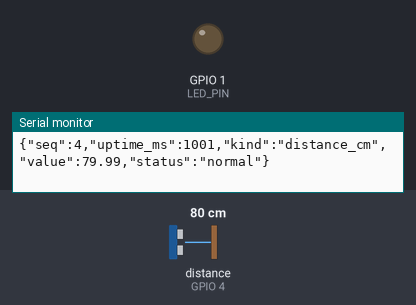
This sketch was run on a simulated Seeed XIAO ESP32-S3. Shown: output pins drawn as LEDs (lit = HIGH), the last lines printed to the serial monitor. Wiring (inferred from the names in the program): ultrasonic range finder: trigger GPIO 3; echo GPIO 4. Inputs (shaded band) come from the test bench; at power-on: distance to the obstacle (sensor on GPIO 4) 80 cm. The echo pulse lasts 58.3 µs per cm; pins used as bus, display or sensor lines are not drawn.

Above: at 1.2 s.
1.3 s: distance to the obstacle (sensor on GPIO 4) set to 23 cm
2.8 s: distance to the obstacle (sensor on GPIO 4) set to 19 cm
At 3.3 s:
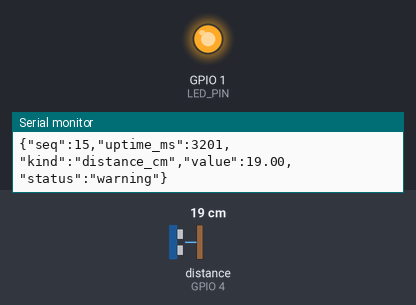
4.3 s: distance to the obstacle (sensor on GPIO 4) set to 22 cm
5.8 s: distance to the obstacle (sensor on GPIO 4) set to 26 cm
At 6.9 s:
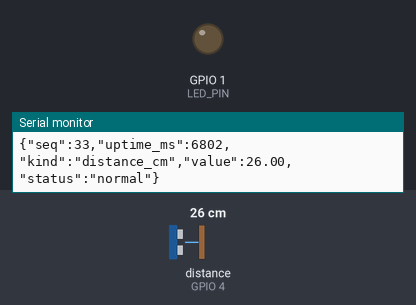
7.3 s: distance to the obstacle (sensor on GPIO 4) set to 2 cm
At 8.1 s:
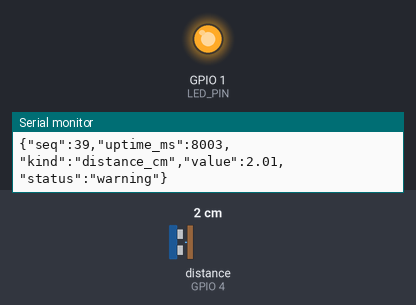
Timing chart, 0 to 9.9 s (numbered marks = the images above; inputs shaded):
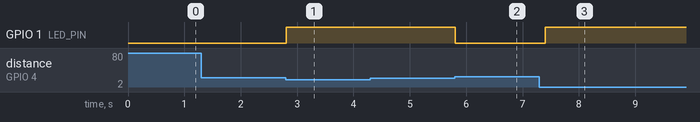

The sketch:

02_distance.ino
```cpp
// XIAO ESP32-S3 전용 예제입니다. UNO 핀 번호와 섞지 않습니다.
// HC-SR04 VCC→5V, GND→GND, TRIG→D2.
// ECHO→상단1k옴→D3 접점→하단2k옴→GND로 분압합니다.
// ECHO 5V를 XIAO GPIO에 바로 연결하지 않습니다.
const int LED_PIN=D0, TRIG_PIN=D2, ECHO_PIN=D3;
unsigned long previous=0, sequence=0;
bool warning=false;
void setup() {
  Serial.begin(115200);
  pinMode(LED_PIN,OUTPUT); pinMode(TRIG_PIN,OUTPUT); pinMode(ECHO_PIN,INPUT);
  digitalWrite(TRIG_PIN,LOW);
}
void loop() {
  unsigned long now=millis();
  if(now-previous<200)return;
  previous=now;
  digitalWrite(TRIG_PIN,LOW); delayMicroseconds(2);
  digitalWrite(TRIG_PIN,HIGH); delayMicroseconds(10); digitalWrite(TRIG_PIN,LOW);
  // 30ms 안에 응답이 없으면 0입니다. 무제한 기다리지 않습니다.
  unsigned long duration=pulseIn(ECHO_PIN,HIGH,30000UL);
  float cm=duration*0.0343f/2.0f;  // 소리의 왕복이므로 2로 나눕니다.
  bool valid=duration>0 && cm>=2.0f && cm<=400.0f;
  // 20cm 미만에서 켜고 25cm 초과에서 끕니다. 경계 깜박임을 줄입니다.
  if(valid) {
    if(cm<20)warning=true;
    else if(cm>25)warning=false;
  }
  digitalWrite(LED_PIN,valid && warning ? HIGH : LOW);
  // 센서 실패를 숫자 0cm로 보내지 않고 null과 fault 상태로 구별합니다.
  Serial.print("{\"seq\":");Serial.print(sequence++);
  Serial.print(",\"uptime_ms\":");Serial.print(now);
  Serial.print(",\"kind\":\"distance_cm\",\"value\":");
  if(valid)Serial.print(cm,2);else Serial.print("null");
  Serial.print(",\"status\":\"");
  Serial.print(!valid?"fault":warning?"warning":"normal");
  Serial.println("\"}");
}
```

Measured:
- the behaviour switches between 21 and 20 cm on distance to the obstacle (sensor on GPIO 4) (found by bisection; images 0 and 1)
- the behaviour switches between 24 and 25 cm on distance to the obstacle (sensor on GPIO 4) (found by bisection; images 1 and 2)
- after the input at 2.8 s, GPIO 1 (LED_PIN): LOW → HIGH at once
- after the input at 5.8 s, GPIO 1 (LED_PIN): HIGH → LOW at once
- after the input at 7.3 s, GPIO 1 (LED_PIN): LOW → HIGH after 0.10 s
